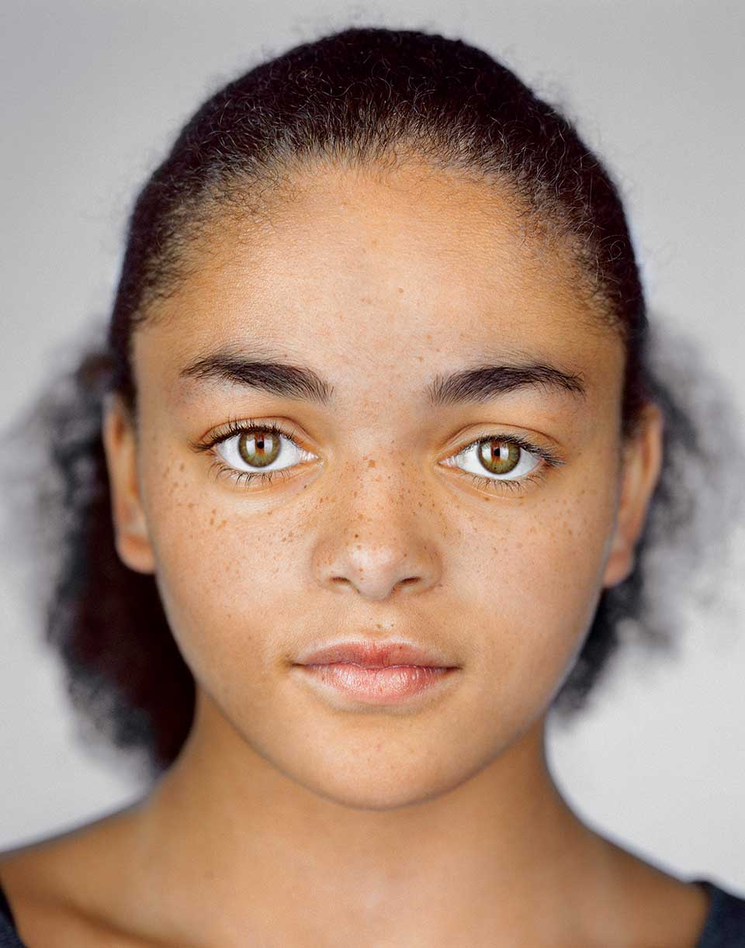
#> input picture imagens/entrada/img_1.png, 745 x 948 px, shrunk from 960 x 1222 before the run; its folder holds only this picture in this run
$ python -i minimun_facial_features.py   (imports and definitions only)   (older library calls are emulated)
#> lines starting #> are read from the running program, lines starting #| are printed output that depends on the picture; after the words box and inside, x2 and y2 are one past the last pixel; in counts of white or black regions, pixels touching at a corner belong together
#> further down, picture is the input picture: shape (948, 745, 3); mean B, G, R 123, 139.6, 167.1
import math
import numpy as np
import cv2 as cv
from sklearn.cluster import MiniBatchKMeans


# [14 lines left out: functions binary_image_skin, binary_image_hair, not called in this run]


def binary_image(imagem):
    if len(imagem.shape) > 2:
        imagem = cv.cvtColor(imagem, cv.COLOR_BGR2GRAY)
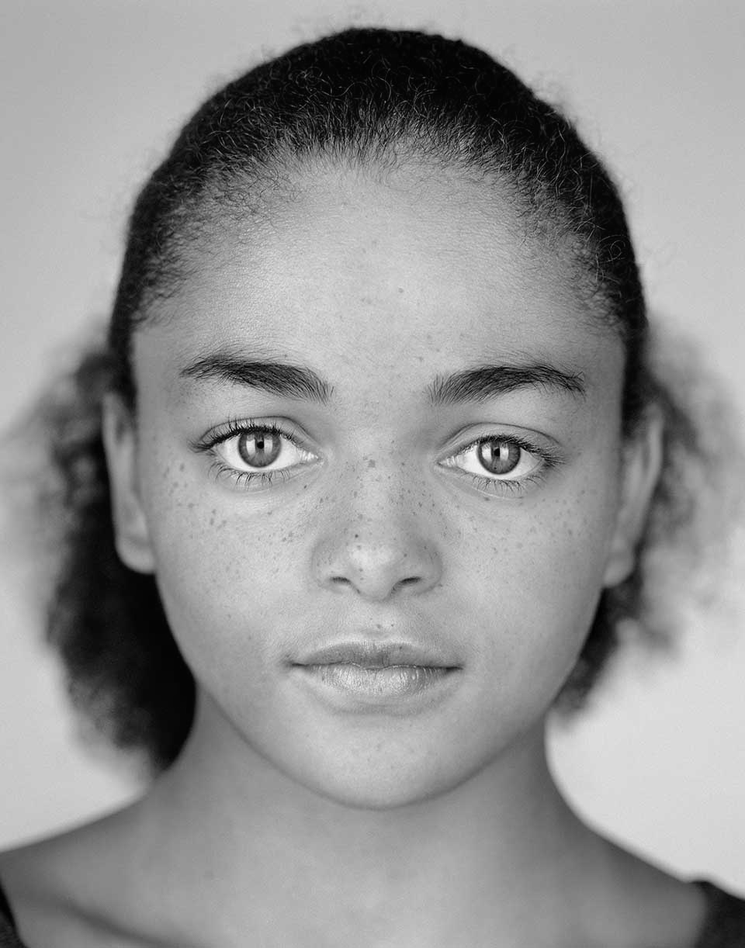
#> imagem: shape (948, 745); min 0, max 247, mean 145.9
    suave = cv.GaussianBlur(imagem, (7, 7), 0)  # aplica blur
    _, bin = cv.threshold(suave, 160, 255, cv.THRESH_BINARY)
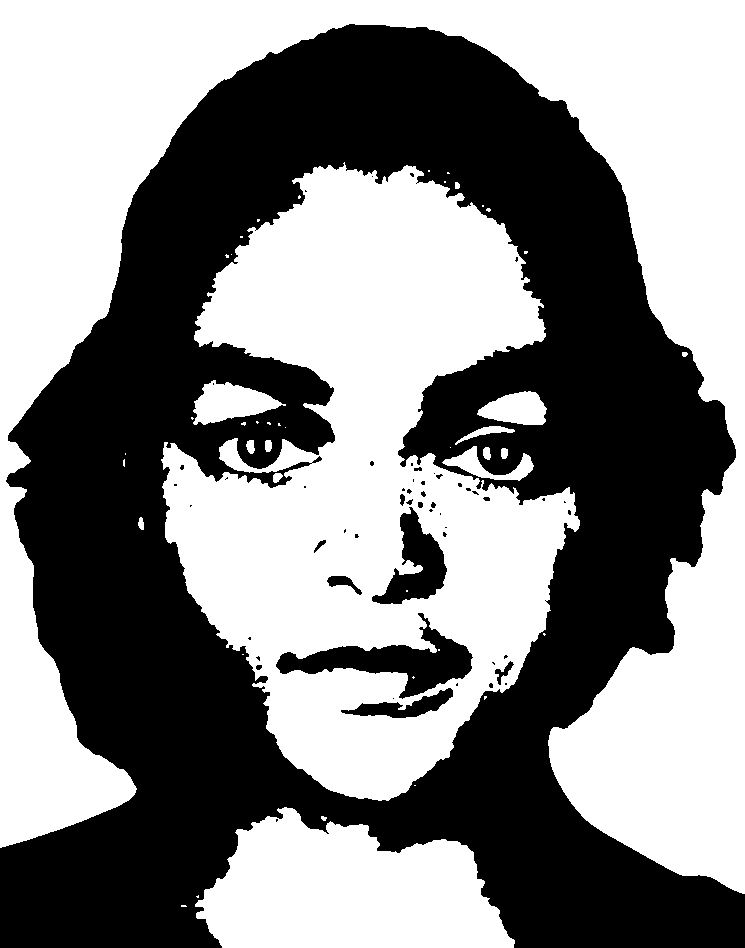
#> bin: shape (948, 745); 53.2% white; 54 black regions (39 under 20 px), largest, box (x1, y1, x2, y2) and area: (0, 24, 745, 948) 319127, (276, 613, 473, 699) 5657, (372, 507, 447, 604) 3227
    _, binI = cv.threshold(suave, 160, 255, cv.THRESH_BINARY_INV)
    cv.imwrite('imagens/saida/binary_image_suavizada.png', suave)
    cv.imwrite('imagens/saida/binary_image_THRESH_BINARY.png', bin)
    cv.imwrite('imagens/saida/binary_image_THRESH_BINARY_INV.png', binI)
    cv.imwrite('imagens/saida/binary_image_with_mask.png', cv.bitwise_and(imagem, imagem, mask=binI))
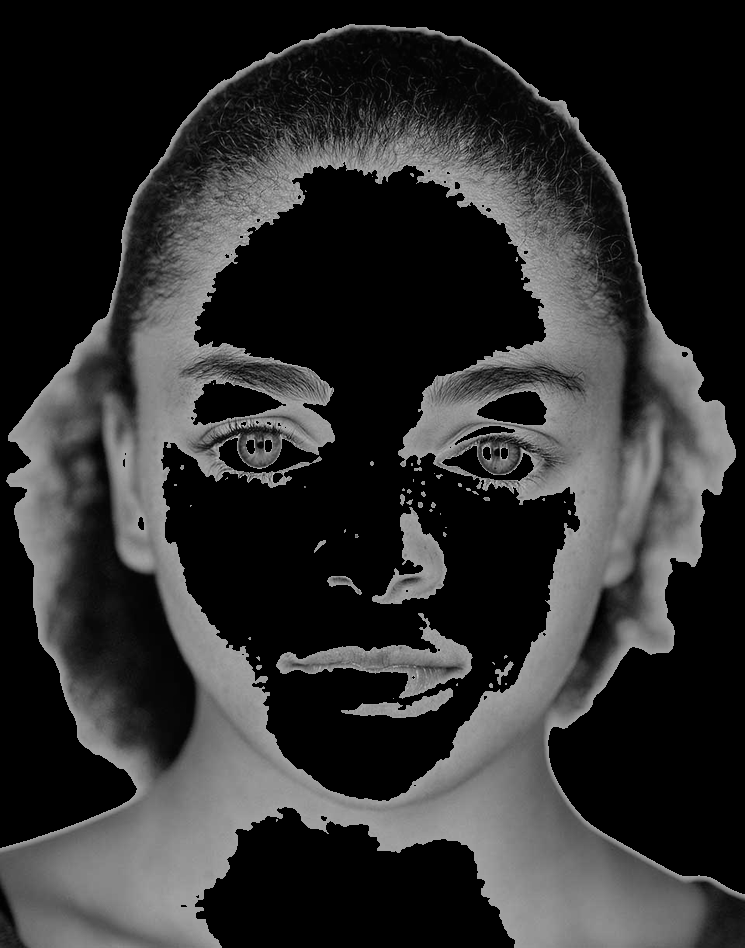
#> saved as binary_image_with_mask.png: shape (948, 745); min 0, max 223, mean 46.2


# [242 lines left out: functions fill_outline_skin, fill_outline_hair, color_space_trans, skin_detection, skin_quantization_binary, skin_quantization and 7 more, not called in this run]

>>> import cv2
>>> picture = cv2.imread('imagens/entrada/img_1.png')
>>> result = binary_image(picture)
